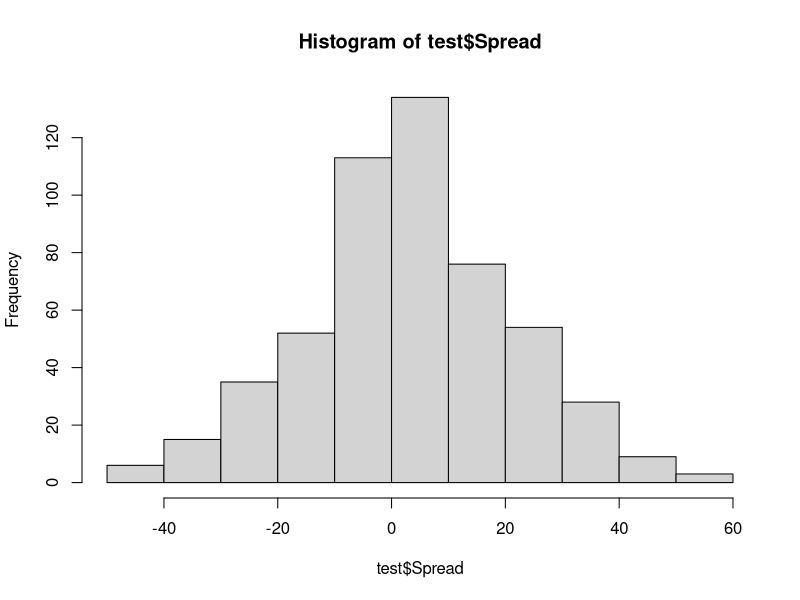

Source code (R): (Note: this script raises an error after producing the figure.)
## ---- chunk 1
knitr::opts_chunk$set(echo = TRUE)
library(dplyr)
library(randomForest)
library(glmnet)
## ---- chunk 2
df = read.csv("DF_FINAL_CONFERENCES_DIFFS.csv")
## ---- chunk 3
head(df)
## ---- chunk 4
set.seed(1234)

df.prediction = df %>%
  select(
    -School,
    -Opponent,
    -Date,
    -Season,
    -Score,
    -OppScore,
    -Total,
    -Spread,
    -SeasonRanking,
    -OppSeasonRanking,
    -Team,
    -Nickname,
    -City,
    -State,
    -Conference,
    -OppNickname,
    -OppCity,
    -OppState,
    -OppConference)

df.prediction$Outcome = ifelse(df.prediction$Outcome == "W", 1, 0)
df.prediction$Season.Type = ifelse(df.prediction$Season.Type == "Regular", 1, 0)

train = sample_n(df.prediction, size = 0.7 * nrow(df.prediction), replace = FALSE)
test = anti_join(df.prediction, train)
## ---- chunk 5
set.seed(1234)
model = glm(Outcome~., data = train, family = "binomial")
predictions = suppressWarnings(predict.glm(model, test, type = "response"))
predictions = ifelse(predictions >= 0.5, 1, 0)
paste("Logistic Regression Accuracy on 30% test",sum(ifelse(predictions == test$Outcome, 1, 0)) / nrow(test))
## ---- chunk 6
set.seed(1234)

df.prediction = df %>%
  select(
    -School,
    -Opponent,
    -Date,
    -Season,
    -Score,
    -OppScore,
    -Total,
    -Outcome,
    -SeasonRanking,
    -OppSeasonRanking,
    -Team,
    -Nickname,
    -City,
    -State,
    -Conference,
    -OppNickname,
    -OppCity,
    -OppState,
    -OppConference)

df.prediction$Season.Type = ifelse(df.prediction$Season.Type == "Regular", 1, 0)

train = sample_n(df.prediction, size = 0.7 * nrow(df.prediction), replace = FALSE)
test = anti_join(df.prediction, train)
## ---- chunk 7
set.seed(1234)
model = lm(Spread~., data = train)
summary(model)

predictions = predict.lm(model, newdata = test, type = "response")
MAE = sum(abs(test$Spread - predictions)) / nrow(test)
MAE
mean(test$Spread)
hist(test$Spread)
## ---- chunk 8
train.matrix = model.matrix(Spread~., data = train)
test.matrix = model.matrix(Spread~., data = test)
set.seed(1234)

model = cv.glmnet(train.matrix, train$Spread, family = "gaussian", alpha = 1, nfolds = 5)
coef(model)

predictions = predict.cv.glmnet(model, newx = test.matrix, type = "response")
MAE = sum(abs(test$Spread - predictions)) / nrow(test)
MAE
mean(test$Spread)
## ---- chunk 9
set.seed(1234)

df.prediction = df %>%
  select(
    -School,
    -Opponent,
    -Date,
    -Season,
    -Score,
    -OppScore,
    -Outcome,
    -Spread,
    -SeasonRanking,
    -OppSeasonRanking,
    -Team,
    -Nickname,
    -City,
    -State,
    -Conference,
    -OppNickname,
    -OppCity,
    -OppState,
    -OppConference)

df.prediction$Season.Type = ifelse(df.prediction$Season.Type == "Regular", 1, 0)

train = sample_n(df.prediction, size = 0.7 * nrow(df.prediction), replace = FALSE)
test = anti_join(df.prediction, train)
## ---- chunk 10
set.seed(1234)
model = lm(Total~., data = train)
summary(model)

predictions = predict.lm(model, newdata = test, type = "response")
MAE = sum(abs(test$Total - predictions)) / nrow(test)
MAE
## ---- chunk 11
train.matrix = model.matrix(Total~., data = train)
test.matrix = model.matrix(Total~., data = test)
set.seed(1234)

model = cv.glmnet(train.matrix, train$Total, family = "gaussian", alpha = 0, nfolds = 5)
coef(model)

predictions = predict.cv.glmnet(model, newx = test.matrix, type = "response")
MAE = sum(abs(test$Total - predictions)) / nrow(test)
MAE
mean(test$Total)
